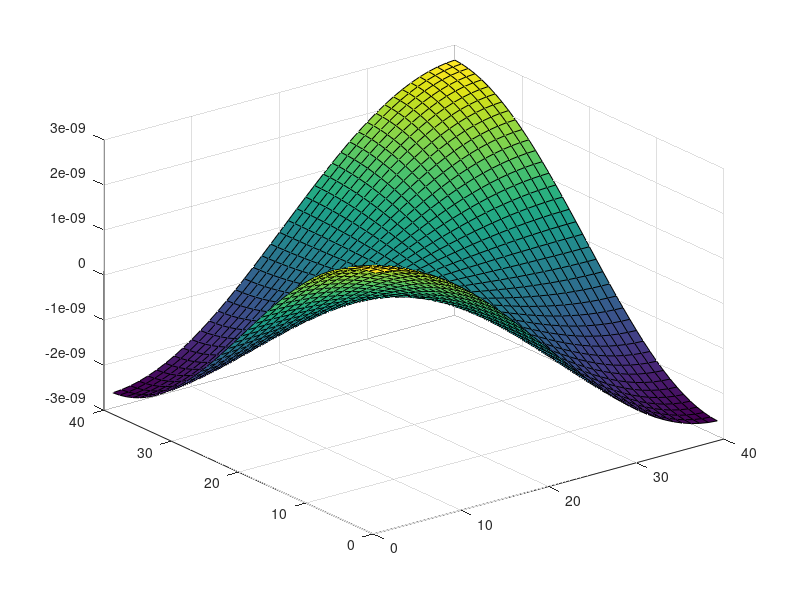

The MATLAB source for this figure:
% 2D heat solver 

clc
clear all;
% numerical parameters
% physcial parameters
nu=1;
N=40;
M=40;
dx=1/N;
dy=1/M;
dt=0.1*dx^2/nu;
lambda1=dt*nu/(dx)^2;
lambda2=dt*nu/(dy)^2;
maxiter=1/dt;
x=dx*(1/2:1:N-1/2);
y=dy*(1/2:1:M-1/2);
[X, Y]=meshgrid(x,y);

% initial data

U=zeros(N,M);
U=cos(pi.*X).*cos(pi.*Y);
U=U';





% construction of the matrix
% d1=[1-lambda1-lambda2 repmat(1-2*lambda1-lambda2,[1 N-2]) 1-lambda1-lambda2];
% d2=[1-lambda1-2*lambda2 repmat(1-2*lambda1-2*lambda2,[1 N-2]) 1-lambda1-2*lambda2]; 
% 
% A=diag([d1 repmat(d2, [1 M-2]) d1])+lambda1*diag(ones(N*M-1,1),1)...
%                                   +lambda1*diag(ones(N*M-1,1),-1)...
%                                   +lambda2*diag(ones(N*M-N,1),N)...
%                                   +lambda2*diag(ones(N*M-N,1),-N);
                              
                              
%  A2=lambda1*diag(ones(N-1,1),1)+diag([-lambda1 repmat(-2*lambda1,[1 N-2]) -lambda1]) ...
%      +lambda1*diag(ones(N-1,1),-1);
%  A3=lambda2*diag(ones(M-1,1),1)+diag([-lambda2 repmat(-2*lambda2,[1 M-2]) -lambda2]) ...
%      +lambda2*diag(ones(M-1,1),-1);
%  A4=eye(N*M)+kron(eye(M), A2) + kron(A3, eye(N));
 
 for k=1:maxiter
 U_old=U;
 
 U_old(2:N-1, 2:M-1)=U(2:N-1, 2:M-1) ...
  +lambda1*(U(3:N,2:M-1)-2*U(2:N-1,2:M-1)+U(1:N-2,2:M-1)) ...
  +lambda2*(U(2:N-1,3:M)-2*U(2:N-1,2:M-1)+U(2:N-1,1:M-2));

% i=1 update
U_old(1, 2:M-1)=U(1, 2:M-1) ...
  +lambda1*(U(2,2:M-1)-2*U(1,2:M-1)+U(1,2:M-1)) ...
  +lambda2*(U(1,3:M)-2*U(1,2:M-1)+U(1,1:M-2));

% i=N update
 U_old(N, 2:M-1)=U(N, 2:M-1) ...
  +lambda1*(U(N,2:M-1)-2*U(N,2:M-1)+U(N-1,2:M-1)) ...
  +lambda2*(U(N,3:M)-2*U(N,2:M-1)+U(N,1:M-2));
 
% j=1 update
 U_old(2:N-1, 1)=U(2:N-1, 1) ...
  +lambda1*(U(3:N,1)-2*U(2:N-1,1)+U(1:N-2,1)) ...
  +lambda2*(U(2:N-1,2)-2*U(2:N-1,1)+U(2:N-1,1));    

% j=M update
 U_old(2:N-1, M)=U(2:N-1, M) ...
  +lambda1*(U(3:N,M)-2*U(2:N-1,M)+U(1:N-2,M)) ...
  +lambda2*(U(2:N-1,M)-2*U(2:N-1,M)+U(2:N-1,M-1));

 % i=1, j=1 update
U_old(1, 1)=U(1, 1) ...
  +lambda1*(U(2,1)-2*U(1,1)+U(1,1)) ...
  +lambda2*(U(1,2)-2*U(1,1)+U(1,1));
% i=N, j=1 update
 U_old(N, 1)=U(N, 1) ...
  +lambda1*(U(N,1)-2*U(N,1)+U(N-1,1)) ...
  +lambda2*(U(N,2)-2*U(N,1)+U(N,1));
 
  

% j=M, i=1 update
 U_old(1, M)=U(1, M) ...
  +lambda1*(U(2,M)-2*U(1,M)+U(1,M)) ...
  +lambda2*(U(1,M)-2*U(1,M)+U(1,M-1));

% j=M, i=N update
 U_old(N, M)=U(N, M) ...
  +lambda1*(U(N,M)-2*U(N,M)+U(N-1,M)) ...
  +lambda2*(U(N,M)-2*U(N,M)+U(N,M-1));

U=U_old;
 end
 
 %error 
 
 % exact solution
 
 U_exact=zeros(N,M);
 U_exact=exp(-2*pi^2*nu*dt*maxiter)*cos(pi.*X).*cos(pi.*Y);
 U_exact=U_exact';
 
 norm(U_exact-U)*sqrt(dx*dy)
 surf(U)
                              
                              


% 